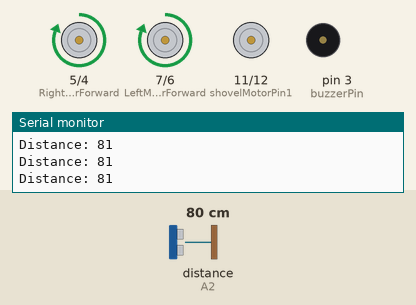
This sketch was run on a simulated Arduino Uno, built with avr-gcc and run on an emulated ATmega328P. On the bench: motor-driver pin pairs drawn as motors (green arrow = first pin HIGH = forward, orange = second pin HIGH = backward, longer = more drive), buzzer (waves = sounding, pin HIGH), the last lines printed to the serial monitor. The inputs (shaded band) are chosen by the test bench; at power-on: distance to the obstacle (sensor on A2) 80 cm. The echo pulse lasts 58.3 µs per cm.

Above: at 1.2 s.
1.3 s: distance to the obstacle (sensor on A2) set to 23 cm
2.8 s: distance to the obstacle (sensor on A2) set to 19 cm
At 6.5 s:
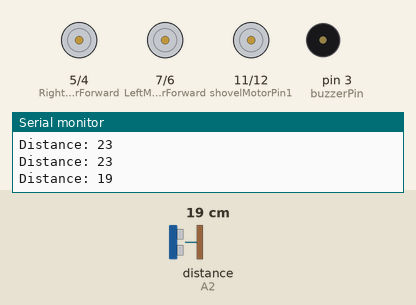
8.8 s: distance to the obstacle (sensor on A2) set to 35 cm
At 11.3 s:
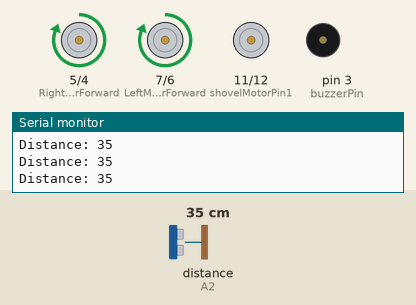
11.7 s: distance to the obstacle (sensor on A2) set to 2 cm
At 14.0 s:
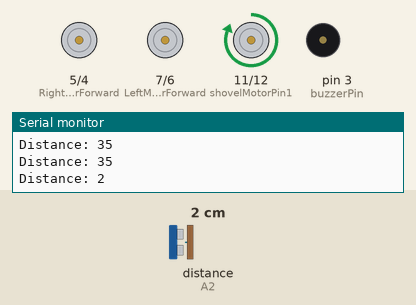
Timing chart, 0 to 15.7 s (numbered marks = the images above; inputs shaded):
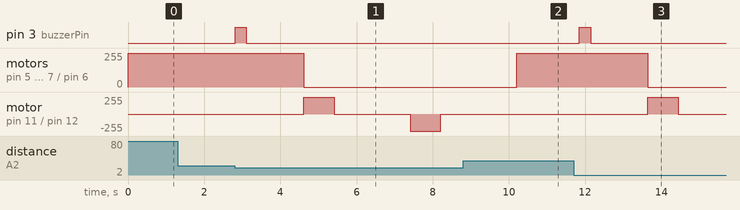

The sketch:

sketch_apr27a.ino
```cpp
#include <NewPing.h>

// Motor Pins
const int LeftMotorForward = 7;
const int LeftMotorBackward = 6;
const int RightMotorForward = 5;
const int RightMotorBackward = 4;

//  Ultrasonic Sensor Pins
#define trig_pin A1
#define echo_pin A2
#define maximum_distance 200
NewPing sonar(trig_pin, echo_pin, maximum_distance);

// Buzzer Pin
#define buzzerPin 3

// Shovel Motor Pins
#define shovelMotorPin1 11  // IN1 for Shovel Motor
#define shovelMotorPin2 12  // IN2 for Shovel Motor


int distance = 100;

void setup() {

  pinMode(LeftMotorForward, OUTPUT);
  pinMode(LeftMotorBackward, OUTPUT);
  pinMode(RightMotorForward, OUTPUT);
  pinMode(RightMotorBackward, OUTPUT);

  pinMode(shovelMotorPin1, OUTPUT);
  pinMode(shovelMotorPin2, OUTPUT);

  pinMode(buzzerPin, OUTPUT);

  Serial.begin(9600);

  moveForward();
}

void loop() {
  distance = readPing();
  Serial.print("Distance: ");
  Serial.println(distance);

  if (distance > 0 && distance <= 20) {
    beepBuzzer();       // Alert

    moveForward();
    delay(1500);        // Move forward for 1.5 seconds to reach debris
    moveStop();

    liftShovel();
    delay(2000);
    lowerShovel();
    delay(2000);

    moveForward();
  }
  else {
    moveForward();
  }

  delay(200);
}

// shovel scope function
void liftShovel() {
  digitalWrite(shovelMotorPin1, HIGH);
  digitalWrite(shovelMotorPin2, LOW);
  delay(800);
  stopShovel();
}

void lowerShovel() {
  digitalWrite(shovelMotorPin1, LOW);
  digitalWrite(shovelMotorPin2, HIGH);
  delay(800);
  stopShovel();
}

void stopShovel() {
  digitalWrite(shovelMotorPin1, LOW);
  digitalWrite(shovelMotorPin2, LOW);
}
void moveForward() {
  digitalWrite(LeftMotorForward, HIGH);
  digitalWrite(RightMotorForward, HIGH);
  digitalWrite(LeftMotorBackward, LOW);
  digitalWrite(RightMotorBackward, LOW);
}

void moveBackward() {
  digitalWrite(LeftMotorForward, LOW);
  digitalWrite(RightMotorForward, LOW);
  digitalWrite(LeftMotorBackward, HIGH);
  digitalWrite(RightMotorBackward, HIGH);
}

void turnLeft() {
  digitalWrite(LeftMotorForward, LOW);
  digitalWrite(LeftMotorBackward, HIGH);
  digitalWrite(RightMotorForward, HIGH);
  digitalWrite(RightMotorBackward, LOW);
}

void turnRight() {
  digitalWrite(LeftMotorForward, HIGH);
  digitalWrite(LeftMotorBackward, LOW);
  digitalWrite(RightMotorForward, LOW);
  digitalWrite(RightMotorBackward, HIGH);
}

void moveStop() {
  digitalWrite(LeftMotorForward, LOW);
  digitalWrite(RightMotorForward, LOW);
  digitalWrite(LeftMotorBackward, LOW);
  digitalWrite(RightMotorBackward, LOW);
}

// buzzer
void beepBuzzer() {
  digitalWrite(buzzerPin, HIGH);
  delay(300);
  digitalWrite(buzzerPin, LOW);
}

// sensor
int readPing() {
  delay(70);
  int cm = sonar.ping_cm();
  return (cm == 0) ? 250 : cm;
}
```

Measured:
- the behaviour switches between 21 and 20 cm on distance to the obstacle (sensor on A2) (found by bisection; images 0 and 1)
- after the input at 2.8 s, pin 3 (buzzerPin): LOW → HIGH at once, → LOW 0.30 s later; motor on pin 5 (RightMotorForward) / pin 4 (RightMotorBackward): forward 255/255 → stopped after 1.8 s
- after the input at 8.8 s, pin 3 (buzzerPin): stays LOW (without the input it goes to HIGH after 1.7 s)
- after the input at 11.7 s, pin 3 (buzzerPin): LOW → HIGH after 0.15 s, → LOW 0.30 s later; motor on pin 5 (RightMotorForward) / pin 4 (RightMotorBackward): forward 255/255 → stopped after 1.9 s
